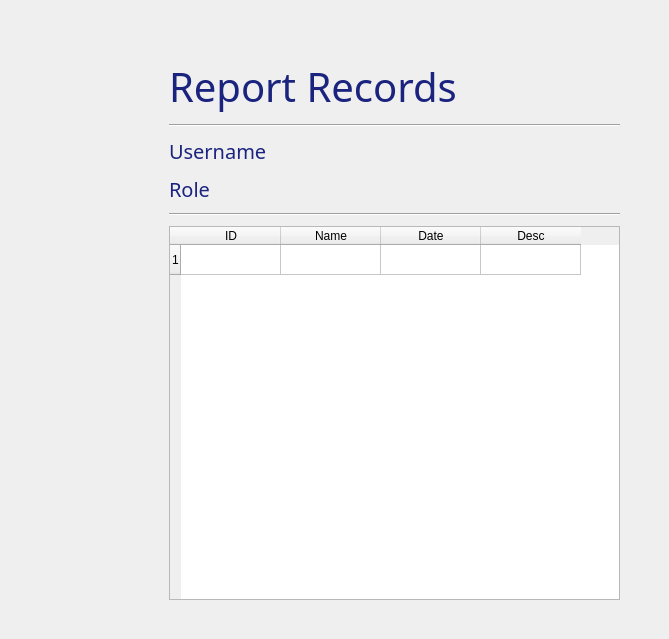
    <widget class="QWidget" name="RecordPageNurse">
     <widget class="QWidget" name="verticalLayoutWidget_5">
      <property name="geometry">
       <rect>
        <x>129</x>
        <y>29</y>
        <width>531</width>
        <height>601</height>
       </rect>
      </property>
      <layout class="QVBoxLayout" name="RecordPageLayout">
       <property name="spacing">
        <number>10</number>
       </property>
       <property name="leftMargin">
        <number>40</number>
       </property>
       <property name="topMargin">
        <number>30</number>
       </property>
       <property name="rightMargin">
        <number>40</number>
       </property>
       <property name="bottomMargin">
        <number>30</number>
       </property>
       <item>
        <widget class="QLabel" name="RecordPageTitleLabel">
         <property name="font">
          <font>
           <family>Rockwell</family>
           <pointsize>30</pointsize>
          </font>
         </property>
         <property name="styleSheet">
          <string notr="true">color: #1a237e;
</string>
         </property>
         <property name="text">
          <string>Report Records</string>
         </property>
        </widget>
       </item>
       <item>
        <widget class="Line" name="RecordPageUsernameLine">
         <property name="orientation">
          <enum>Qt::Horizontal</enum>
         </property>
        </widget>
       </item>
       <item>
        <widget class="QLabel" name="RecordPageUsernameLabel">
         <property name="font">
          <font>
           <family>Rockwell</family>
           <pointsize>15</pointsize>
          </font>
         </property>
         <property name="styleSheet">
          <string notr="true">color: #1a237e;
</string>
         </property>
         <property name="text">
          <string>Username</string>
         </property>
        </widget>
       </item>
       <item>
        <widget class="QLabel" name="RecordPagePasswordLabel">
         <property name="font">
          <font>
           <family>Rockwell</family>
           <pointsize>15</pointsize>
          </font>
         </property>
         <property name="styleSheet">
          <string notr="true">color: #1a237e;
</string>
         </property>
         <property name="text">
          <string>Role</string>
         </property>
        </widget>
       </item>
       <item>
        <widget class="Line" name="RecordsPageLine">
         <property name="orientation">
          <enum>Qt::Horizontal</enum>
         </property>
        </widget>
       </item>
       <item>
        <widget class="QTableWidget" name="RecordPageTableWidget">
         <row>
          <property name="text">
           <string>1</string>
          </property>
         </row>
         <column>
          <property name="text">
           <string>ID</string>
          </property>
         </column>
         <column>
          <property name="text">
           <string>Name</string>
          </property>
         </column>
         <column>
          <property name="text">
           <string>Date</string>
          </property>
         </column>
         <column>
          <property name="text">
           <string>Desc</string>
          </property>
         </column>
        </widget>
       </item>
      </layout>
     </widget>
    </widget>
